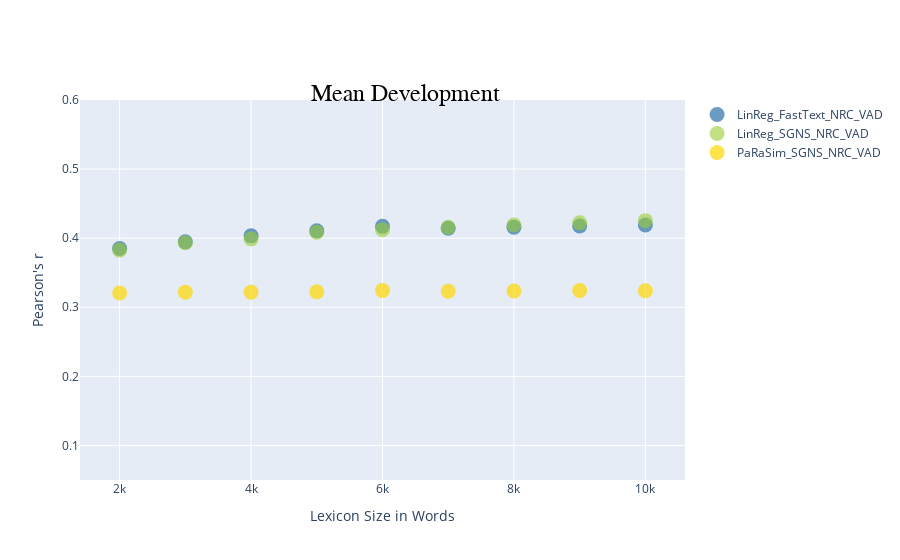

Notebook cell for this chart:
### Markdown cell above
# NRC-VAD Mean Development

### Code cell
fig = go.Figure()
fig.add_trace(go.Scatter(x=[i* 1000 for i in range(2, 11)], y= df_LinReg_FastText_NRC_VAD['r_mean'], name='LinReg_FastText_NRC_VAD',
                        mode = 'markers',  
                        marker = dict(color='steelblue', size=15, opacity=0.8,)))
fig.add_trace(go.Scatter(x=[i* 1000 for i in range(2, 11)], y= df_LinReg_SGNS_NRC_VAD['r_mean'], name='LinReg_SGNS_NRC_VAD',
                         mode='markers',  
                         marker=dict(color='yellowgreen', size=15, opacity=0.6,)))
fig.add_trace(go.Scatter(x=[i* 1000 for i in range(2, 11)], y= df_PaRaSim_SGNS_NRC_VAD['r_mean'], name='PaRaSim_SGNS_NRC_VAD',
                         mode='markers',  
                         marker=dict(color='gold', size=15, opacity=0.7)))
fig.update_layout(
    title={
        'text': "Mean Development",
        'x': 0.45,  
        'xanchor': 'center',  
        'y': 0.85,  
        'font': {
            'size': 24, 
            'family': "Arial",  
            'color': "black" 
        }
    },
    xaxis_title="Lexicon Size in Words",
    yaxis_title="Pearson's r",
    yaxis=dict(
        range=[0.05, 0.6],  
        autorange=False  
    )
)
fig.show()

### Figure 1 — Plotly figure (JSON) as saved in the notebook; plotly's stock layout.template omitted (floating-point values rounded to 4 significant figures)
{"data": [{"marker": {"color": "steelblue", "opacity": 0.8, "size": 15}, "mode": "markers", "name": "LinReg_FastText_NRC_VAD", "x": [2000, 3000, 4000, 5000, 6000, 7000, 8000, 9000, 10000], "y": [0.385, 0.3947, 0.4034, 0.4106, 0.4171, 0.4143, 0.416, 0.4175, 0.4192], "type": "scatter"}, {"marker": {"color": "yellowgreen", "opacity": 0.6, "size": 15}, "mode": "markers", "name": "LinReg_SGNS_NRC_VAD", "x": [2000, 3000, 4000, 5000, 6000, 7000, 8000, 9000, 10000], "y": [0.3828, 0.3934, 0.399, 0.4087, 0.4124, 0.4158, 0.419, 0.4222, 0.4254], "type": "scatter"}, {"marker": {"color": "gold", "opacity": 0.7, "size": 15}, "mode": "markers", "name": "PaRaSim_SGNS_NRC_VAD", "x": [2000, 3000, 4000, 5000, 6000, 7000, 8000, 9000, 10000], "y": [0.3207, 0.3219, 0.3219, 0.3223, 0.3241, 0.3233, 0.3237, 0.3241, 0.3239], "type": "scatter"}], "layout": {"title": {"font": {"size": 24, "family": "Arial", "color": "black"}, "text": "Mean Development", "x": 0.45, "xanchor": "center", "y": 0.85}, "yaxis": {"title": {"text": "Pearson's r"}, "range": [0.05, 0.6], "autorange": false}, "xaxis": {"title": {"text": "Lexicon Size in Words"}}}}
